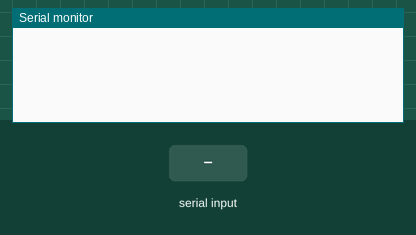
Simulated run of this sketch. Board: Arduino Uno, built with avr-gcc and run on an emulated ATmega328P. Shown: the last lines printed to the serial monitor. The test bench sets the inputs (shaded band).

Above: at 1.2 s.
1.3 s: "90,45\n" received over Serial
At 2.1 s:
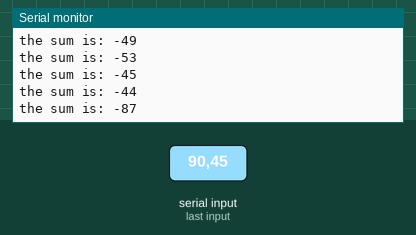
2.8 s: "30,150\n" received over Serial
At 3.3 s:
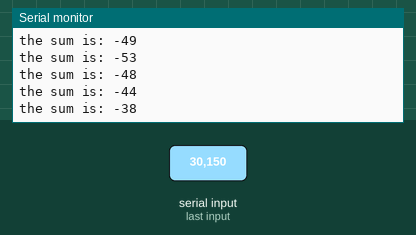
Timing chart, 0 to 5.8 s (numbered marks = the images above; inputs shaded):
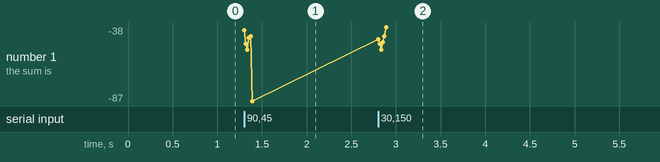

The sketch:

main.ino
```cpp
int whichIncomingByte = 1;
int incomingByte1 = 0;
int incomingByte2 = 0;

void setup() {
  Serial.begin(9600);
}

void loop() {
  if (Serial.available() > 0) {
    if (whichIncomingByte == 1) {
      incomingByte1 = Serial.read();
      incomingByte1 = incomingByte1 - 48;
      whichIncomingByte = 2;
    }
    if (whichIncomingByte == 2) {
      incomingByte2 = Serial.read();
      incomingByte2 = incomingByte2 - 48;
      whichIncomingByte = 1;
      Serial.print("the sum is: ");
      Serial.println(incomingByte1 + incomingByte2, DEC);
    }
  }
}
```

Measured:
- after the input at 1.3 s, the serial monitor: prints a new line at once (image 1)
- after the input at 2.8 s, the serial monitor: prints a new line at once (image 2)
- plotted number 1: -87 → -38 after the input at 2.8 s
